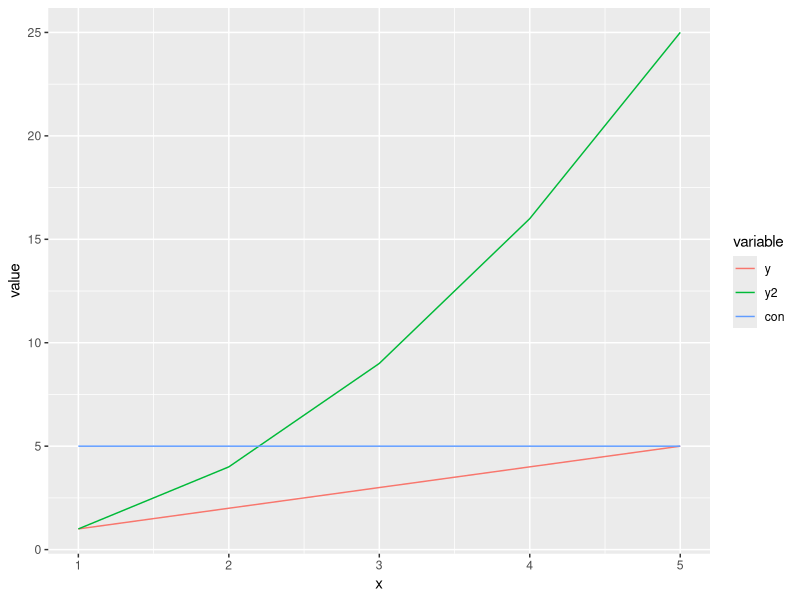

Reproduce this figure in R.
## ---- chunk 1
#| echo: false
#| output: false

library(tidyverse)
library(reshape2)

## ---- chunk 2
#| echo: false


x<-c(1:5)
y<-x
y2<-x^2
con<-rep(5,5)
df<-data.frame(x,y,y2,con)

df<-melt(df,id.vars="x")
ggplot(df, aes(x=x, y= value, color= variable))+geom_line()
